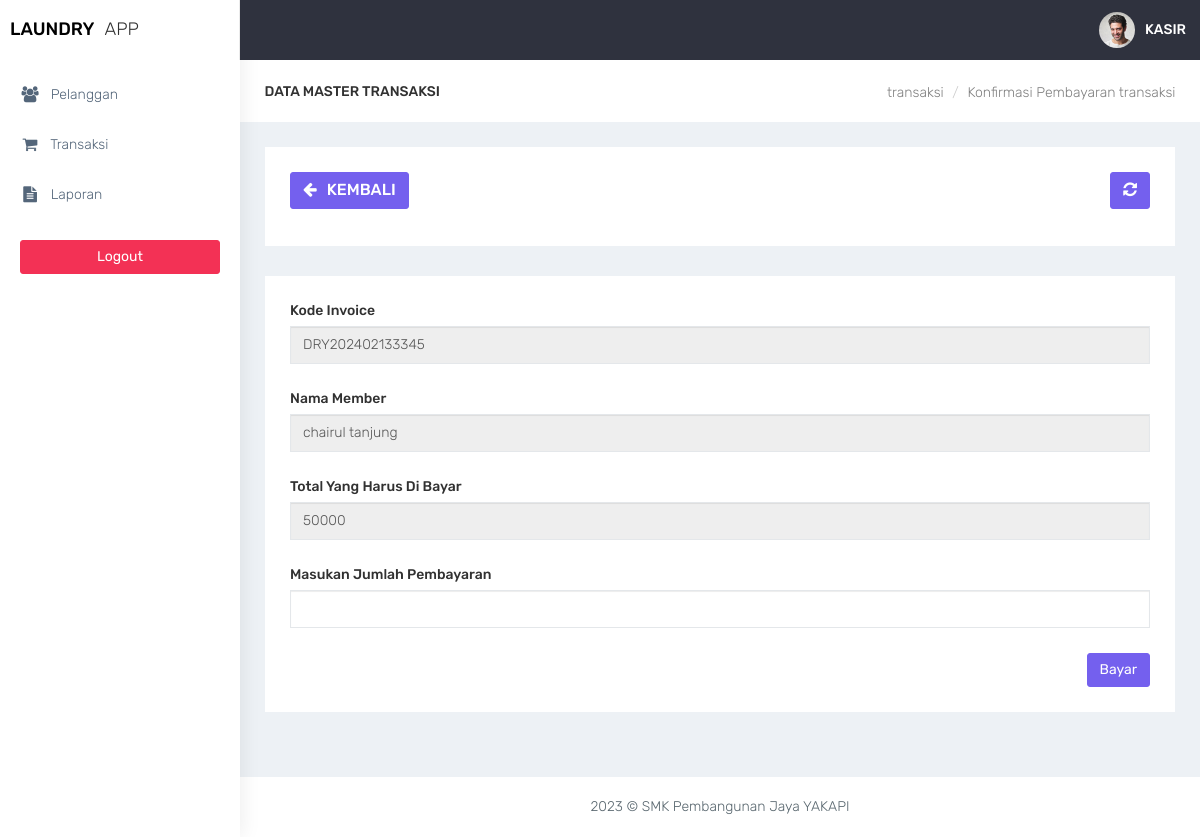
The page /kasir/transaksi_bayar.php?id=37 (signed in) on the database its author committed.
### tables this page shows
CREATE TABLE `transaksi` (
  `id_transaksi` int(11) NOT NULL,
  `outlet_id` int(11) DEFAULT NULL,
  `kode_invoice` varchar(100) DEFAULT NULL,
  `member_id` int(11) DEFAULT NULL,
  `tgl` datetime DEFAULT NULL,
  `batas_waktu` datetime DEFAULT NULL,
  `tgl_pembayaran` datetime DEFAULT NULL,
  `biaya_tambahan` int(11) DEFAULT NULL,
  `diskon` double DEFAULT NULL,
  `pajak` int(11) DEFAULT NULL,
  `status` enum('baru','proses','selesai','diambil') DEFAULT NULL,
  `status_bayar` enum('dibayar','belum') DEFAULT NULL,
  `user_id` int(11) DEFAULT NULL
);

CREATE TABLE `member` (
  `id_member` int(11) NOT NULL,
  `nama_member` varchar(100) DEFAULT NULL,
  `alamat_member` text DEFAULT NULL,
  `jenis_kelamin` enum('L','P') DEFAULT NULL,
  `telp_member` varchar(15) DEFAULT NULL,
  `no_ktp` varchar(30) DEFAULT NULL
);

CREATE TABLE `detail_transaksi` (
  `id_detail` int(11) NOT NULL,
  `transaksi_id` int(11) DEFAULT NULL,
  `paket_id` int(11) DEFAULT NULL,
  `qty` double DEFAULT NULL,
  `total_harga` double DEFAULT NULL,
  `keterangan` text DEFAULT NULL,
  `total_bayar` int(11) DEFAULT NULL
);

### kasir/functions.php (called while the page is built, shortened)
<?php
function ambilsatubaris($conn,$query){
    $db = mysqli_query ($conn,$query);
    return mysqli_fetch_assoc($db);
}
?>

### kasir/transaksi_bayar.php (the view, shortened to what this page needs)
<?php
require 'functions.php';
$query = 'SELECT transaksi.*,member.nama_member , detail_transaksi.total_harga FROM transaksi INNER JOIN member ON member.id_member = transaksi.member_id INNER JOIN detail_transaksi ON detail_transaksi.transaksi_id = transaksi.id_transaksi WHERE transaksi.id_transaksi = ' . $_GET['id'];
$data = ambilsatubaris($conn,$query);
?>
<!DOCTYPE html>
<html lang="en">
<head>
    <link href="../assets/bootstrap/dist/css/bootstrap.min.css" rel="stylesheet">
    <link href="../assets/plugins/bower_components/sidebar-nav/dist/sidebar-nav.min.css" rel="stylesheet">
    <link href="../assets/plugins/bower_components/toast-master/css/jquery.toast.css" rel="stylesheet">
    <link href="../assets/plugins/bower_components/morrisjs/morris.css" rel="stylesheet">
    <link href="../assets/plugins/bower_components/chartist-js/dist/chartist.min.css" rel="stylesheet">
    <link href="../assets/plugins/bower_components/chartist-plugin-tooltip-master/dist/chartist-plugin-tooltip.css" rel="stylesheet">
    <link href="../assets/css/animate.css" rel="stylesheet">
    <link href="../assets/css/style.css" rel="stylesheet">
    <link href="../assets/css/colors/default.css" id="theme" rel="stylesheet">
    <link rel="stylesheet" type="text/css" href="../assets/DataTables/datatables.min.css"/>
</head>
<body class="fix-header">
    <div id="wrapper">
        <nav class="navbar navbar-default navbar-static-top m-b-0">
            <div class="navbar-header">
                <div class="top-left-part">
                    <a class="logo" href="index.php">
                        <b style="color:black">
                            LAUNDRY
                        </b>
                        <span class="hidden-xs text-dark">
                            APP
                        </span>
                    </a>
                </div>
                <ul class="nav navbar-top-links navbar-right pull-right">
                    <li>
                        <a class="profile-pic" href="#"> <img src="../assets/plugins/images/users/varun.jpg" alt="user-img" width="36" class="img-circle"><b class="hidden-xs">KASIR</b></a>
                    </li>
                </ul>
            </div>
        </nav>
        <div class="navbar-default sidebar" role="navigation">
            <div class="sidebar-nav slimscrollsidebar">
                <div class="sidebar-head">
                    <h3><span class="fa-fw open-close"><i class="ti-close ti-menu"></i></span> <span class="hide-menu">Navigation</span></h3>
                </div>
                <ul class="nav" id="side-menu">
                    <li style="padding: 70px 0 0;">
                    <li>
                        <a href="pelanggan.php" class="waves-effect "><i class="fa fa-users fa-fw" aria-hidden="true"></i> Pelanggan</a>
                    </li>
                    <li>
                        <a href="transaksi.php" class="waves-effect"><i class="fa fa-shopping-cart fa-fw" aria-hidden="true"></i> Transaksi</a>
                    </li>
                    <li>
                        <a href="laporan.php" class="waves-effect "><i class="fa fa-file-text fa-fw" aria-hidden="true"></i> Laporan</a>
                    </li>
                </ul>
                <div class="center p-20">
                     <a href="logout.php" class="btn btn-danger btn-block waves-effect waves-light">Logout</a>
                 </div>
            </div>
        </div>
        <div id="page-wrapper">
<div class="container-fluid">
    <div class="row bg-title">
        <div class="col-lg-3 col-md-4 col-sm-4 col-xs-12">
            <h4 class="page-title">Data Master transaksi</h4> </div>
        <div class="col-lg-9 col-sm-8 col-md-8 col-xs-12">
            <ol class="breadcrumb">
                <li><a href="outlet.php">transaksi</a></li>
                <li><a href="#">Konfirmasi Pembayaran transaksi</a></li>
            </ol>
        </div>
    </div>
    <div class="row">
        <div class="col-md-12 col-lg-12 col-sm-12 col-xs-12">
            <div class="white-box">
                <div class="row">
                    <div class="col-md-6">
                          <a href="javascript:void(0)" onclick="window.history.back();" class="btn btn-primary box-title"><i class="fa fa-arrow-left fa-fw"></i> Kembali</a>
                    </div>
                    <div class="col-md-6 text-right">
                        <button id="btn-refresh" class="btn btn-primary box-title text-right" title="Refresh Data"><i class="fa fa-refresh" id="ic-refresh"></i></button>
                    </div>
                </div>
            </div>
        </div>
    </div>
    <div class="row">
        <div class="col-md-12 col-lg-12 col-sm-12 col-xs-12">
            <div class="white-box">
                <form method="post" action="transaksi_bayar.php?id=<?= $data['id_transaksi'] ?>" id="form-submit">
                <div class="form-group">
                    <label>Kode Invoice</label>
                    <input type="text" name="kode_invoice" value="<?= $data['kode_invoice'] ?>" class="form-control" readonly>
                </div>
                <div class="form-group">
                    <label>Nama Member</label>
                    <input type="text" name="nama_member" value="<?= $data['nama_member'] ?>" class="form-control" readonly>
                </div>
                <div class="form-group">
                    <label>Total Yang Harus Di Bayar</label>
                    <input type="text" name="total_harga" value="<?= $data['total_harga'] ?>" class="form-control" readonly>
                </div>
                <div class="form-group">
                    <label>Masukan Jumlah Pembayaran</label>
                    <input type="number" name="total_bayar" id="total_bayar"  class="form-control">
                </div>
                <div class="text-right">
                    <button type="submit" name="btn-simpan" id="btn-simpan" class="btn btn-primary">Bayar</utton>
                </div>
                </form>
            </div>
        </div>
    </div>
</div>
<footer class="footer text-center"> 2023 &copy; SMK Pembangunan Jaya YAKAPI </footer>
        </div>
    </div>
    <br />
</body>
</html>

### assets/css/colors/default.css (style rules this page uses)
body { background: #fff; }
.top-left-part { background: #fff; }
.navbar-header { background: #2f323e; }
.navbar-top-links > li > a { color: #ffffff; }
.sidebar .sidebar-head { background: #ffffff; }
.sidebar .sidebar-head h3 { color: #686868; }
.sidebar { background: #fff; box-shadow: 1px 0px 20px rgba(0, 0, 0, 0.08); }
#side-menu li a { color: #54667a; }
#side-menu li a { color: #54667a; border-left: 0px solid #fff; }
#side-menu > li > a { border-left: 3px solid transperant; }

### rows shown on the page
transaksi: kode_invoice "DRY202402133345", nama_member "chairul tanjung", total_harga "50000"
